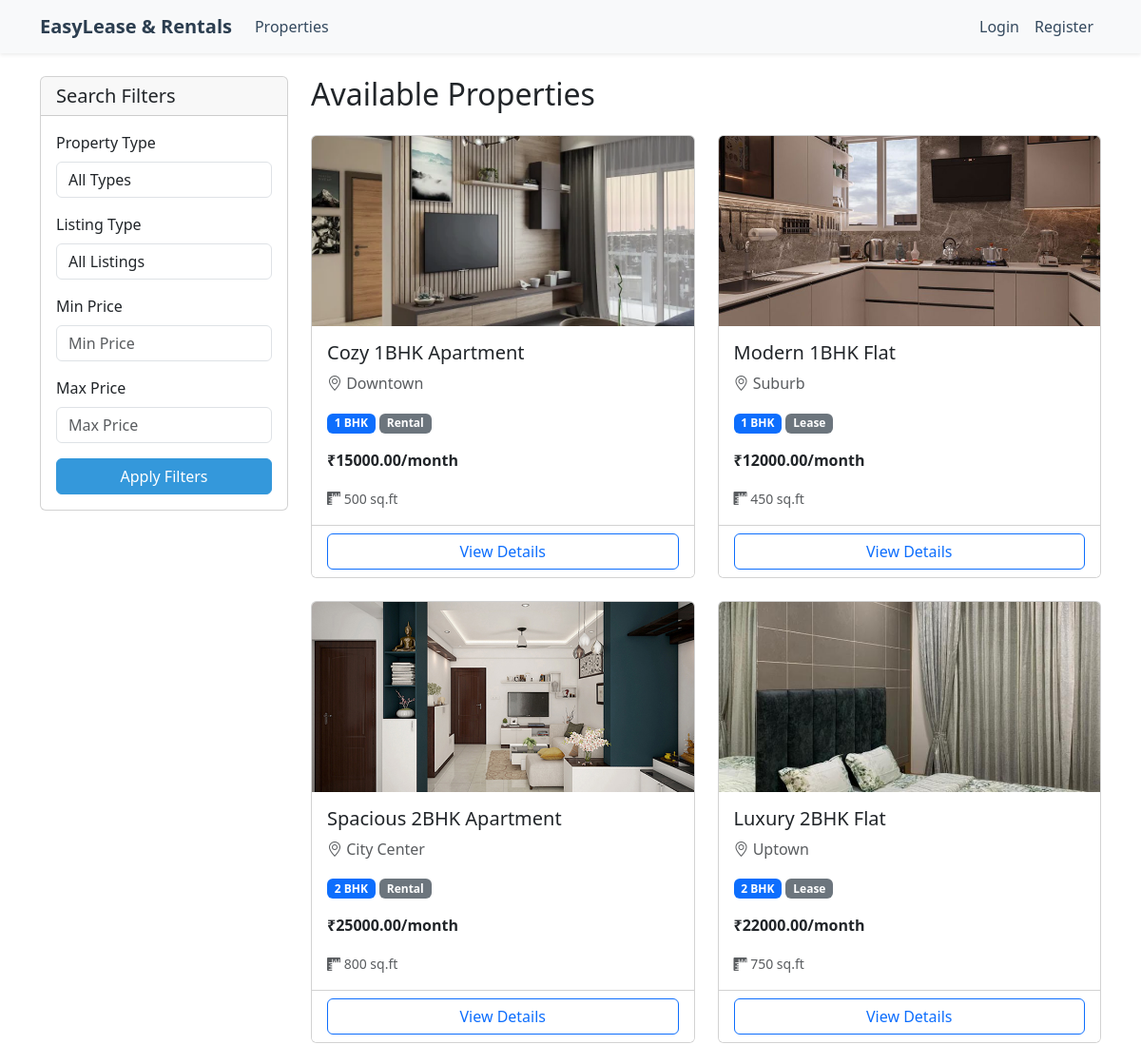
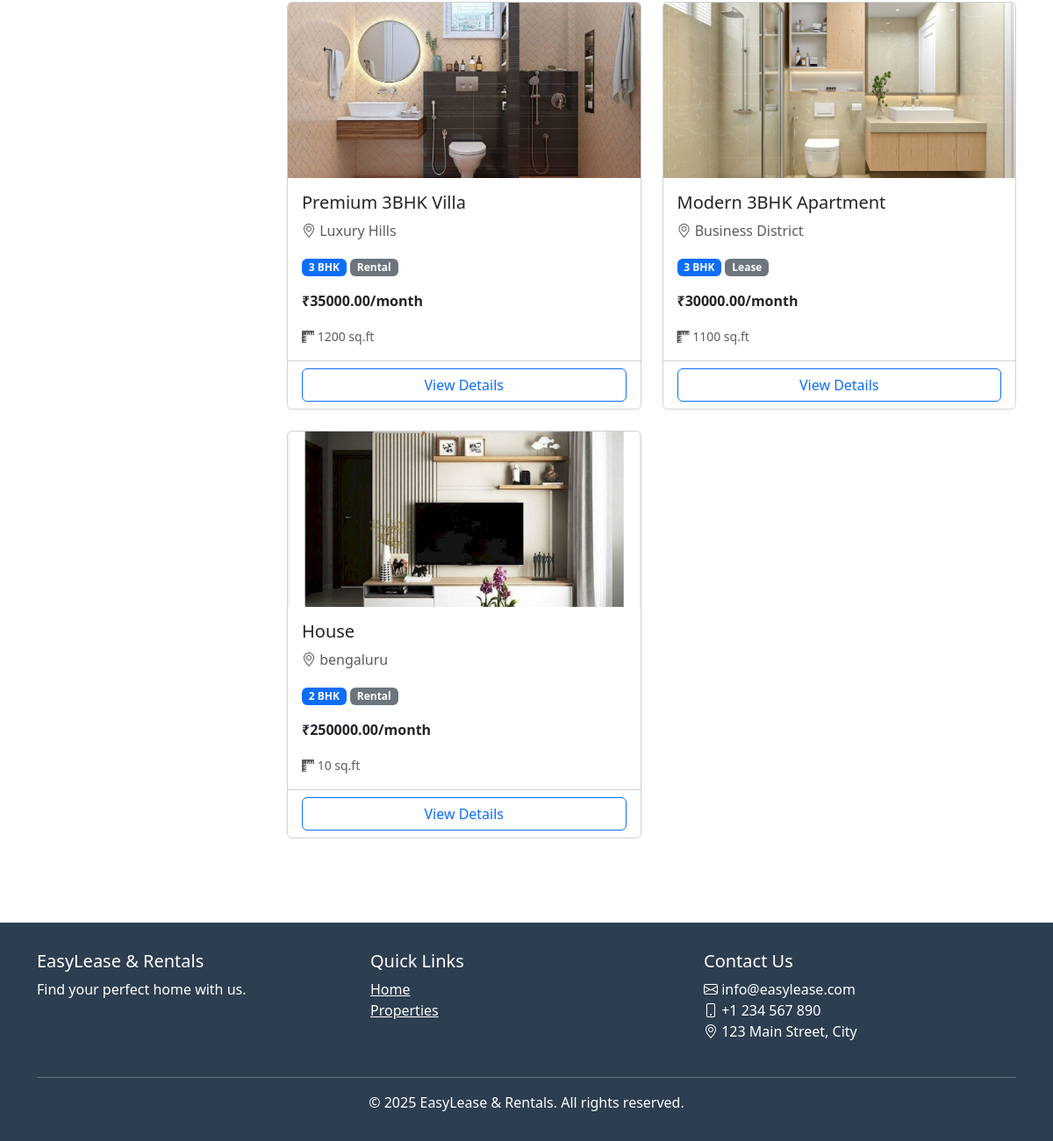
Page /properties/ on the committed database (2 pictures, top to bottom).
### properties/models.py (models this page shows, shortened)
class Property(models.Model):
    PROPERTY_TYPES = [
        ('1BHK', '1 BHK'),
        ('2BHK', '2 BHK'),
        ('3BHK', '3 BHK'),
    ]
    LISTING_TYPES = [
        ('RENTAL', 'Rental'),
        ('LEASE', 'Lease'),
    ]
    title = models.CharField(max_length=200)
    description = models.TextField()
    property_type = models.CharField(max_length=10, choices=PROPERTY_TYPES)
    listing_type = models.CharField(max_length=10, choices=LISTING_TYPES)
    price = models.DecimalField(max_digits=10, decimal_places=2)
    security_deposit = models.DecimalField(max_digits=10, decimal_places=2)
    area = models.IntegerField(help_text='Area in square feet')
    location = models.CharField(max_length=200)
    address = models.TextField()
    is_available = models.BooleanField(default=True)
    created_at = models.DateTimeField(auto_now_add=True)
    updated_at = models.DateTimeField(auto_now=True)
    owner = models.ForeignKey(User, on_delete=models.CASCADE, related_name='owned_properties')

class PropertyImage(models.Model):
    property = models.ForeignKey(Property, related_name='images', on_delete=models.CASCADE)
    image = models.ImageField(upload_to='property_images/')
    is_primary = models.BooleanField(default=False)
    created_at = models.DateTimeField(auto_now_add=True)

### properties/views.py (the view)
# urls.py: path('properties/', views.property_list, name='property_list'),
def property_list(request):
    properties = Property.objects.filter(is_available=True)
    search_form = PropertySearchForm(request.GET)
    if search_form.is_valid():
        property_type = search_form.cleaned_data.get('property_type')
        listing_type = search_form.cleaned_data.get('listing_type')
        min_price = search_form.cleaned_data.get('min_price')
        max_price = search_form.cleaned_data.get('max_price')
        if property_type:
            properties = properties.filter(property_type=property_type)
        if listing_type:
            properties = properties.filter(listing_type=listing_type)
        if min_price:
            properties = properties.filter(price__gte=min_price)
        if max_price:
            properties = properties.filter(price__lte=max_price)
    return render(request, 'properties/property_list.html', {
        'properties': properties,
        'search_form': search_form
    })

### properties/forms.py
class PropertySearchForm(forms.Form):
    property_type = forms.ChoiceField(
        choices=[('', 'All Types')] + list(Property.PROPERTY_TYPES),
        required=False,
        widget=forms.Select(attrs={'class': 'form-control'})
    )
    listing_type = forms.ChoiceField(
        choices=[('', 'All Listings')] + list(Property.LISTING_TYPES),
        required=False,
        widget=forms.Select(attrs={'class': 'form-control'})
    )
    min_price = forms.IntegerField(
        required=False,
        widget=forms.NumberInput(attrs={
            'class': 'form-control',
            'placeholder': 'Min Price'
        })
    )
    max_price = forms.IntegerField(
        required=False,
        widget=forms.NumberInput(attrs={
            'class': 'form-control',
            'placeholder': 'Max Price'
        })
    )
    def clean(self):
        cleaned_data = super().clean()
        min_price = cleaned_data.get('min_price')
        max_price = cleaned_data.get('max_price')
        if min_price and max_price and min_price > max_price:
            raise forms.ValidationError('Minimum price cannot be greater than maximum price.')
        return cleaned_data

### templates/properties/property_list.html (shortened to what this page needs)
{% extends 'base.html' %}
{% block content %}
<div class="row">
    <div class="col-md-3">
        <div class="card mb-4">
            <div class="card-header">
                <h5 class="mb-0">Search Filters</h5>
            </div>
            <div class="card-body">
                <form method="get" action="{% url 'property_list' %}">
                    <div class="mb-3">
                        <label for="property_type" class="form-label">Property Type</label>
                        {{ search_form.property_type }}
                    </div>
                    <div class="mb-3">
                        <label for="listing_type" class="form-label">Listing Type</label>
                        {{ search_form.listing_type }}
                    </div>
                    <div class="mb-3">
                        <label for="min_price" class="form-label">Min Price</label>
                        {{ search_form.min_price }}
                    </div>
                    <div class="mb-3">
                        <label for="max_price" class="form-label">Max Price</label>
                        {{ search_form.max_price }}
                    </div>
                    <button type="submit" class="btn btn-primary w-100">Apply Filters</button>
                </form>
            </div>
        </div>
    </div>
    <div class="col-md-9">
        <h2 class="mb-4">Available Properties</h2>
        <div class="row">
            {% for property in properties %}
            <div class="col-md-6 mb-4">
                <div class="card property-card h-100">
                    {% if property.images.exists %}
                    <img src="{{ property.images.first.image.url }}" class="card-img-top property-image"
                        alt="{{ property.title }}">
                    {% else %}
                    <img src="https://via.placeholder.com/300x200?text=No+Image" class="card-img-top property-image"
                        alt="No Image">
                    {% endif %}
                    <div class="card-body">
                        <h5 class="card-title">{{ property.title }}</h5>
                        <p class="card-text text-muted">
                            <i class="bi bi-geo-alt"></i> {{ property.location }}
                        </p>
                        <p class="card-text">
                            <span class="badge bg-primary">{{ property.get_property_type_display }}</span>
                            <span class="badge bg-secondary">{{ property.get_listing_type_display }}</span>
                        </p>
                        <p class="card-text">
                            <strong>₹{{ property.price }}/month</strong>
                        </p>
                        <p class="card-text">
                            <small class="text-muted">
                                <i class="bi bi-rulers"></i> {{ property.area }} sq.ft
                            </small>
                        </p>
                    </div>
                    <div class="card-footer bg-white">
                        <a href="{% url 'property_detail' property.pk %}" class="btn btn-outline-primary w-100">View
                            Details</a>
                    </div>
                </div>
            </div>
            {% empty %}
            <div class="col-12">
                <div class="alert alert-info">
                    No properties found matching your criteria.
                </div>
            </div>
            {% endfor %}
        </div>
    </div>
</div>
{% endblock %}

### templates/base.html (shortened to what this page needs)
{% load static %}
{% load crispy_forms_tags %}
<!DOCTYPE html>
<html lang="en">
<head>
    <link href="https://cdn.jsdelivr.net/npm/bootstrap@5.3.0/dist/css/bootstrap.min.css" rel="stylesheet">
    <link rel="stylesheet" href="https://cdn.jsdelivr.net/npm/bootstrap-icons@1.7.2/font/bootstrap-icons.css">
</head>
<body>
    <nav class="navbar navbar-expand-lg navbar-light bg-light shadow-sm">
        <div class="container">
            <a class="navbar-brand" href="{% url 'home' %}">EasyLease & Rentals</a>
            <div class="collapse navbar-collapse" id="navbarNav">
                <ul class="navbar-nav me-auto">
                    <li class="nav-item">
                        <a class="nav-link" href="{% url 'property_list' %}">Properties</a>
                    </li>
                </ul>
                <ul class="navbar-nav">
                    {% if user.is_authenticated %}
                    <li class="nav-item">
                        <span class="nav-link">Welcome, {{ user.username }}</span>
                    </li>
                    <li class="nav-item">
                        <form method="post" action="{% url 'logout' %}" class="d-inline">
                            {% csrf_token %}
                            <button type="submit" class="btn btn-link nav-link">Logout</button>
                        </form>
                    </li>
                    {% else %}
                    <li class="nav-item">
                        <a class="nav-link" href="{% url 'login' %}">Login</a>
                    </li>
                    <li class="nav-item">
                        <a class="nav-link" href="{% url 'register' %}">Register</a>
                    </li>
                    {% endif %}
                </ul>
            </div>
        </div>
    </nav>
    <main class="container py-4">
        {% block content %}{% endblock %}
    </main>
    <footer class="footer">
        <div class="container">
            <div class="row">
                <div class="col-md-4">
                    <h5>EasyLease & Rentals</h5>
                    <p>Find your perfect home with us.</p>
                </div>
                <div class="col-md-4">
                    <h5>Quick Links</h5>
                    <ul class="list-unstyled">
                        <li><a href="{% url 'home' %}" class="text-white">Home</a></li>
                        <li><a href="{% url 'property_list' %}" class="text-white">Properties</a></li>
                    </ul>
                </div>
                <div class="col-md-4">
                    <h5>Contact Us</h5>
                    <ul class="list-unstyled">
                        <li><i class="bi bi-envelope"></i> info@easylease.com</li>
                        <li><i class="bi bi-phone"></i> +1 234 567 890</li>
                        <li><i class="bi bi-geo-alt"></i> 123 Main Street, City</li>
                    </ul>
                </div>
            </div>
            <hr class="mt-4 mb-3">
            <div class="text-center">
                <p class="mb-0">&copy; {% now "Y" %} EasyLease & Rentals. All rights reserved.</p>
            </div>
        </div>
    </footer>
</body>
</html>

### templates/base.html (style rules this page uses)
.navbar-brand { font-weight: bold; color: #2c3e50; }
.nav-link { color: #34495e; }
.btn-primary { background-color: #3498db; border-color: #3498db; }
.footer { background-color: #2c3e50; color: white; padding: 2rem 0; margin-top: 3rem; }
.property-card { transition: transform 0.2s; }
.property-image { height: 200px; object-fit: cover; }

### rows in the picture
Property: images.first.image (picture), title "Cozy 1BHK Apartment", location "Downtown", property_type "1 BHK", listing_type "Rental", price "15000.00", area "500"
Property: images.first.image (picture), title "Modern 1BHK Flat", location "Suburb", property_type "1 BHK", listing_type "Lease", price "12000.00", area "450"
Property: images.first.image (picture), title "Spacious 2BHK Apartment", location "City Center", property_type "2 BHK", listing_type "Rental", price "25000.00", area "800"
Property: images.first.image (picture), title "Luxury 2BHK Flat", location "Uptown", property_type "2 BHK", listing_type "Lease", price "22000.00", area "750"
Property: images.first.image (picture), title "Premium 3BHK Villa", location "Luxury Hills", property_type "3 BHK", listing_type "Rental", price "35000.00", area "1200"
Property: images.first.image (picture), title "Modern 3BHK Apartment", location "Business District", property_type "3 BHK", listing_type "Lease", price "30000.00", area "1100"
Property: images.first.image (picture), title "House", location "bengaluru", property_type "2 BHK", listing_type "Rental", price "250000.00", area "10"
